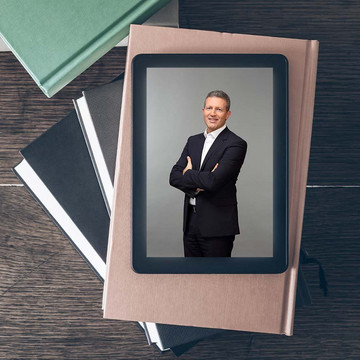
#> input picture 2020-08-01 DE-CIX Dallas/Jens-Prautzsch_25Y_1536x974-889x889-360x360.jpg, 360 x 360 px
$ python -i img_test_2.py   (imports and definitions only)
#> lines starting #> are read from the running program, lines starting #| are printed output that depends on the picture
# -*- coding: utf-8 -*-
"""
Created on Tue Jul 14 17:29:03 2020

@author: brian
"""
import numpy as np
import matplotlib.pyplot as plt
import matplotlib as mpl
import pytesseract
from PIL import Image, ImageFilter, ImageEnhance
from skimage import io
mpl.rcParams['figure.dpi'] = 300
current_img = 'day.png'
pytesseract.pytesseract.tesseract_cmd = r'C:\Program Files\Tesseract-OCR\tesseract.exe'


'''
from: https://stackoverflow.com/a/33507138
'''
# [7 lines left out: function remove_alpha_channel, not called in this run]

def get_top_colors(img):
    color_count = 3
    index = 0
    process_list = []
    color_list = []

    im = Image.open(img)
#> im is the input picture: PIL image 360x360 RGB; mean R, G, B 99.6, 99.5, 100.9
    channels = list(im.getbands())
#> channels = ['R', 'G', 'B']

    if 'A' in channels:
        im = remove_alpha_channel(img)

    quantized_im = im.quantize(colors=color_count,method=2)
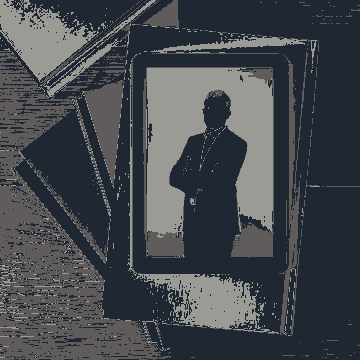
#> quantized_im: PIL image 360x360 P; mean R, G, B 68.4, 72.8, 77.6
    new_quantized_im = quantized_im.convert('RGB')
    top_color_list = quantized_im.getpalette()[:(color_count * 3)]
#> top_color_list = [31, 40, 50, 97, 92, 92, 155, 155, 149]

    for entry in top_color_list:
        process_list.append(entry)

        if index != 2:
            index+=1
        else:
            color_list.append(tuple(process_list))
            process_list = []
            index = 0
#> this loop made 9 passes
#> (entry, index) on passes 1 to 9: (31, 1), (40, 2), (50, 0), (97, 1), (92, 2), (92, 0), (155, 1), (155, 2), (149, 0)
#> after the loop, color_list = [(31, 40, 50), (97, 92, 92), (155, 155, 149)]

    return color_list, new_quantized_im, im

# [57 lines left out: function ident_chars, not called in this run]


def get_heights(img):
    color_dict = {}
    res = get_top_colors(img)
    top_colors = res[0]
#> top_colors = [(31, 40, 50), (97, 92, 92), (155, 155, 149)]
    quantized_im = res[1]
    original_im = Image.open(img, 'r')
    max_x, max_y = original_im.size
#> max_x = 360; max_y = 360

    for entry in top_colors:
        color_dict[entry] = {
        'highest in current column': 10000,
        'lowest in current column': 0,
        'current high': 'n/a',
        'current low': 'n/a',
        'x values high': [],
        'x values low': [],
        'all highs': [] ,
        'all lows': []
        }
#> this loop made 3 passes
#> after the loop, color_dict = 3 items

    for x in range(max_x):
        for y in range(max_y):

            position_tuple = tuple([x, y])
            current_pixel = quantized_im.getpixel(position_tuple)

            if current_pixel in top_colors:

                current_dict = color_dict[current_pixel]

                if current_dict['current high'] == 'n/a':

                    if y < current_dict['highest in current column']:
                        current_dict['current high'] = y

                else:

                    if y < current_dict['current high']:
                        current_dict['current high'] = y

                if current_dict['current low'] == 'n/a':

                    if y > current_dict['lowest in current column']:
                        current_dict['current low'] = y

                else:

                    if y > current_dict['current low']:
                        current_dict['current low'] = y

        for color_tuple in top_colors:

            current_dict = color_dict[color_tuple]

            if current_dict['current high'] != 'n/a':
                current_dict['all highs'].append(current_dict['current high'])
                current_dict['x values high'].append(x)

            if current_dict['current low'] != 'n/a':
                current_dict['all lows'].append(current_dict['current low'])
                current_dict['x values low'].append(x)

            current_dict['current high'] = 'n/a'
            current_dict['current low'] = 'n/a'
            current_dict['highest in current column'] = 10000
            current_dict['lowest in current column'] = 0

    return color_dict, top_colors

# [25 lines left out: function process_heights, not called in this run]

>>> result = get_heights('2020-08-01 DE-CIX Dallas/Jens-Prautzsch_25Y_1536x974-889x889-360x360.jpg')
